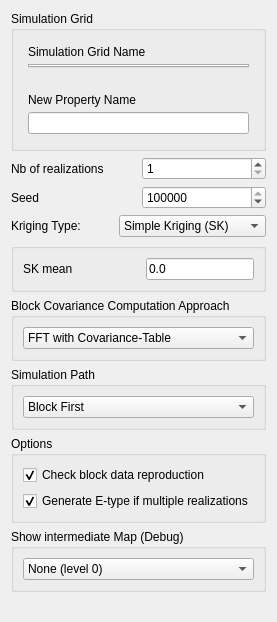
     <widget class="QWidget" name="tab1">
      <attribute name="title">
       <string>General</string>
      </attribute>
      <layout class="QVBoxLayout">
       <item>
        <widget class="Q3GroupBox" name="SimulationGrid">
         <property name="maximumSize">
          <size>
           <width>32767</width>
           <height>160</height>
          </size>
         </property>
         <property name="title">
          <string>Simulation Grid</string>
         </property>
         <property name="frameShape">
          <enum>Q3GroupBox::Box</enum>
         </property>
         <property name="frameShadow">
          <enum>Q3GroupBox::Sunken</enum>
         </property>
         <layout class="QVBoxLayout">
          <property name="spacing">
           <number>5</number>
          </property>
          <property name="margin">
           <number>14</number>
          </property>
          <item>
           <widget class="QLabel" name="TextLabel1_4">
            <property name="text">
             <string>Simulation Grid Name</string>
            </property>
            <property name="wordWrap">
             <bool>false</bool>
            </property>
           </widget>
          </item>
          <item>
           <widget class="GridSelector" name="Grid_Name"/>
          </item>
          <item>
           <spacer name="Spacer7_5_3_3">
            <property name="orientation">
             <enum>Qt::Vertical</enum>
            </property>
            <property name="sizeType">
             <enum>QSizePolicy::Expanding</enum>
            </property>
            <property name="sizeHint" stdset="0">
             <size>
              <width>0</width>
              <height>20</height>
             </size>
            </property>
           </spacer>
          </item>
          <item>
           <widget class="QLabel" name="TextLabel2_4">
            <property name="text">
             <string>New Property Name</string>
            </property>
            <property name="wordWrap">
             <bool>false</bool>
            </property>
           </widget>
          </item>
          <item>
           <widget class="QLineEdit" name="Property_Name"/>
          </item>
         </layout>
        </widget>
       </item>
       <item>
        <layout class="QHBoxLayout">
         <property name="spacing">
          <number>6</number>
         </property>
         <property name="margin">
          <number>0</number>
         </property>
         <item>
          <widget class="QLabel" name="TextLabel2_2_2_2_5">
           <property name="text">
            <string>Nb of realizations</string>
           </property>
           <property name="wordWrap">
            <bool>false</bool>
           </property>
          </widget>
         </item>
         <item>
          <widget class="QSpinBox" name="Nb_Realizations">
           <property name="minimum">
            <number>1</number>
           </property>
           <property name="maximum">
            <number>10000</number>
           </property>
          </widget>
         </item>
        </layout>
       </item>
       <item>
        <layout class="QHBoxLayout">
         <property name="spacing">
          <number>6</number>
         </property>
         <property name="margin">
          <number>0</number>
         </property>
         <item>
          <widget class="QLabel" name="TextLabel2_2_2_2_2_3">
           <property name="text">
            <string>Seed</string>
           </property>
           <property name="wordWrap">
            <bool>false</bool>
           </property>
          </widget>
         </item>
         <item>
          <widget class="QSpinBox" name="Seed">
           <property name="maximum">
            <number>99999999</number>
           </property>
           <property name="value">
            <number>14071789</number>
           </property>
          </widget>
         </item>
        </layout>
       </item>
       <item>
        <layout class="QHBoxLayout">
         <item>
          <widget class="QLabel" name="textLabel1_2">
           <property name="text">
            <string>Kriging Type:</string>
           </property>
           <property name="wordWrap">
            <bool>false</bool>
           </property>
          </widget>
         </item>
         <item>
          <widget class="QComboBox" name="Kriging_Type">
           <item>
            <property name="text">
             <string>Simple Kriging (SK)</string>
            </property>
           </item>
           <item>
            <property name="text">
             <string>Ordinary Kriging (OK)</string>
            </property>
           </item>
          </widget>
         </item>
        </layout>
       </item>
       <item>
        <widget class="GsTLGroupBox" name="sk_meanBox">
         <property name="title">
          <string/>
         </property>
         <property name="keyword" stdset="0">
          <string>Simple Kriging (SK)</string>
         </property>
         <layout class="QVBoxLayout">
          <item>
           <layout class="QHBoxLayout">
            <item>
             <widget class="QLabel" name="textLabel1_3">
              <property name="text">
               <string>SK mean</string>
              </property>
              <property name="wordWrap">
               <bool>false</bool>
              </property>
             </widget>
            </item>
            <item>
             <spacer name="spacer98">
              <property name="orientation">
               <enum>Qt::Horizontal</enum>
              </property>
              <property name="sizeType">
               <enum>QSizePolicy::Expanding</enum>
              </property>
              <property name="sizeHint" stdset="0">
               <size>
                <width>20</width>
                <height>20</height>
               </size>
              </property>
             </spacer>
            </item>
            <item>
             <widget class="QLineEdit" name="SK_mean">
              <property name="text">
               <string>0.0</string>
              </property>
             </widget>
            </item>
           </layout>
          </item>
         </layout>
        </widget>
       </item>
       <item>
        <widget class="Q3GroupBox" name="groupBox25_3_2">
         <property name="title">
          <string>Block Covariance Computation Approach</string>
         </property>
         <layout class="QVBoxLayout">
          <item>
           <widget class="QComboBox" name="Block_Cov_Approach">
            <item>
             <property name="text">
              <string>FFT with Covariance-Table</string>
             </property>
            </item>
            <item>
             <property name="text">
              <string>Integration with Covariance-Table</string>
             </property>
            </item>
           </widget>
          </item>
         </layout>
        </widget>
       </item>
       <item>
        <widget class="Q3GroupBox" name="groupBox25_3">
         <property name="title">
          <string>Simulation Path </string>
         </property>
         <layout class="QVBoxLayout">
          <item>
           <widget class="QComboBox" name="Simulation_Path">
            <item>
             <property name="text">
              <string>Block First</string>
             </property>
            </item>
            <item>
             <property name="text">
              <string>Fully Random</string>
             </property>
            </item>
           </widget>
          </item>
         </layout>
        </widget>
       </item>
       <item>
        <widget class="Q3GroupBox" name="groupBox52">
         <property name="title">
          <string>Options</string>
         </property>
         <layout class="QVBoxLayout">
          <item>
           <widget class="QCheckBox" name="Check_Block_Reproduction">
            <property name="text">
             <string>Check block data reproduction</string>
            </property>
            <property name="checked">
             <bool>true</bool>
            </property>
           </widget>
          </item>
          <item>
           <widget class="QCheckBox" name="Generate_Etype">
            <property name="text">
             <string>Generate E-type if multiple realizations</string>
            </property>
            <property name="checked">
             <bool>true</bool>
            </property>
           </widget>
          </item>
         </layout>
        </widget>
       </item>
       <item>
        <widget class="Q3GroupBox" name="groupBox25_3_2_2">
         <property name="title">
          <string>Show intermediate Map (Debug)</string>
         </property>
         <layout class="QVBoxLayout">
          <item>
           <widget class="QComboBox" name="Debug_Info">
            <item>
             <property name="text">
              <string>None (level 0)</string>
             </property>
            </item>
            <item>
             <property name="text">
              <string>Generate Intermediate Map (level 1)</string>
             </property>
            </item>
           </widget>
          </item>
         </layout>
        </widget>
       </item>
       <item>
        <spacer name="spacer33_3_2_2_3">
         <property name="orientation">
          <enum>Qt::Vertical</enum>
         </property>
         <property name="sizeType">
          <enum>QSizePolicy::Expanding</enum>
         </property>
         <property name="sizeHint" stdset="0">
          <size>
           <width>20</width>
           <height>19</height>
          </size>
         </property>
        </spacer>
       </item>
      </layout>
     </widget>
